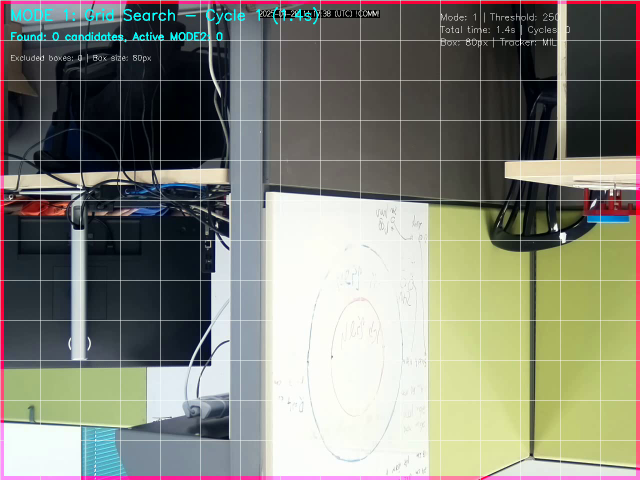
#> input picture frame 12 of led_tracking_parallel_1757329510.mp4, 1280 x 960 px, given in place of Flame_AI_test_video_2 - edit.mp4, which was not available (shown at 1/2 size)
$ jupyter execute --allow-errors 'Temporal flame - Tal edit_28_6.ipynb'   (text cells are left out)
#> lines starting #> are read from the running program, lines starting #| are printed output that depends on the picture; after the words box and inside, x2 and y2 are one past the last pixel; in counts of white or black regions, pixels touching at a corner belong together; pictures that were not available may be replaced by others from this repository, and a replacement may not be noted
[cell 1]
import cv2
import numpy as np
import cv2 as cv
import colorsys
import sys
import os
import imageio
import numpy as np
from PIL import Image
from lxml import etree
import pandas as pd
from skimage.filters import threshold_otsu
from skimage.morphology import closing, square
from skimage.measure import label, regionprops
#from utils.util_scripts import is_intersection
import logging

from matplotlib import pyplot as plt
from matplotlib.pyplot import figure


from keras.models import Sequential
from keras.layers import Dense, Dropout
from keras.callbacks import ReduceLROnPlateau, EarlyStopping
from scipy.spatial import distance

[cell 2]
###########BEST###################

# Initialize plot
plt.ion()
fig, ax = plt.subplots()
areas = []
line, = ax.plot([], [])

def merge_contours(contours, max_distance=70):
    merged_contours = []
    used = [False] * len(contours)

    def get_centroid(contour):
        M = cv2.moments(contour)
        if M['m00'] == 0:
            return None
        return (int(M['m10'] / M['m00']), int(M['m01'] / M['m00']))

    for i, c1 in enumerate(contours):
        if used[i]:
            continue
        merged = [c1]
        centroid1 = get_centroid(c1)
        if centroid1 is None:
            continue
        for j, c2 in enumerate(contours):
            if i != j and not used[j]:
                centroid2 = get_centroid(c2)
                if centroid2 is None:
                    continue
                dist = np.linalg.norm(np.array(centroid1) - np.array(centroid2))
                if dist < max_distance:  # Merge if within max_distance
                    merged.append(c2)
                    used[j] = True
        merged = np.vstack(merged)
        merged_contours.append(merged)
        used[i] = True

    return merged_contours

def extract_features(frame):
    img = frame[:, :, 1]
    img[0:40, :] = 0
    img[frame.shape[0] - 21:frame.shape[0] - 1, :] = 0
    img[:, 0:40] = 0
    img[:, frame.shape[1] - 21:frame.shape[1] - 1] = 0

    _, B2 = cv2.threshold(img, 60, 255, cv2.THRESH_BINARY)
    B2 = cv2.morphologyEx(B2, cv2.MORPH_CLOSE, np.ones((10, 10)))

    contours, _ = cv2.findContours(B2, cv2.RETR_EXTERNAL, cv2.CHAIN_APPROX_SIMPLE)

    # Merge contours that are close to each other
    contours = merge_contours(contours)

    features = {}
    for contour_id, c in enumerate(contours, start=1):
        if cv2.contourArea(c) > 100:
            rect = cv2.minAreaRect(c)
            center, size, angle = rect
            width, height = size
            area = width * height

            features[f'centerX_{contour_id}'] = center[0]
            features[f'centerY_{contour_id}'] = center[1]
            features[f'width_{contour_id}'] = width
            features[f'height_{contour_id}'] = height
            features[f'angle_{contour_id}'] = angle
            features[f'area_{contour_id}'] = area

    return features, B2, contours

def update_plot(frame_area):
    areas.append(frame_area)
    line.set_xdata(range(len(areas)))
    line.set_ydata(areas)
    ax.relim()
    ax.autoscale_view()
    fig.canvas.draw()
    fig.canvas.flush_events()

def process_video(video_path):
    cap = cv2.VideoCapture(video_path)
    all_features = []
    max_contours = 0
    contour_ids = {}

    while True:
        ret, frame = cap.read()
        if not ret:
            break

        frame_features, B2, contours = extract_features(frame)
        current_ids = {}

        for contour_id, c in enumerate(contours, start=1):
            rect = cv2.minAreaRect(c)
            center, size, angle = rect
            width, height = size
            area = width * height
            centroid = (int(center[0]), int(center[1]))

            # Match contours with existing IDs
            matched = False
            for existing_id, existing_centroid in contour_ids.items():
                if np.linalg.norm(np.array(existing_centroid) - np.array(centroid)) < 50:  # Distance threshold
                    current_ids[existing_id] = centroid
                    frame_features[f'centerX_{existing_id}'] = center[0]
                    frame_features[f'centerY_{existing_id}'] = center[1]
                    frame_features[f'width_{existing_id}'] = width
                    frame_features[f'height_{existing_id}'] = height
                    frame_features[f'angle_{existing_id}'] = angle
                    frame_features[f'area_{existing_id}'] = area
                    matched = True
                    break

            if not matched:
                new_id = max(contour_ids.keys(), default=0) + 1
                current_ids[new_id] = centroid
                frame_features[f'centerX_{new_id}'] = center[0]
                frame_features[f'centerY_{new_id}'] = center[1]
                frame_features[f'width_{new_id}'] = width
                frame_features[f'height_{new_id}'] = height
                frame_features[f'angle_{new_id}'] = angle
                frame_features[f'area_{new_id}'] = area

        contour_ids = current_ids
        max_contours = max(max_contours, len(contours))
        all_features.append(frame_features)

        # Draw the contours
        for contour_id in contour_ids.keys():
            center_x = frame_features.get(f'centerX_{contour_id}')
            center_y = frame_features.get(f'centerY_{contour_id}')
            width = frame_features.get(f'width_{contour_id}')
            height = frame_features.get(f'height_{contour_id}')
            angle = frame_features.get(f'angle_{contour_id}')

            if center_x is not None and center_y is not None and width is not None and height is not None and angle is not None:
                box = cv2.boxPoints(((center_x, center_y), (width, height), angle))
                box = np.intp(box)
                frame = cv2.drawContours(frame, [box], 0, (255, 0, 0), 2)

        # Show the frame with bounding boxes
        cv2.imshow("preview", frame)
        if len(frame_features) > 0:
            total_area = sum((frame_features.get(f'width_{i+1}', 0) or 0) * (frame_features.get(f'height_{i+1}', 0) or 0)for i in range(max_contours))
            update_plot(total_area)

        k = cv2.waitKey(30) & 0xFF
        if k == 27:
            break

    cap.release()
    cv2.destroyAllWindows()

    # Ensure all possible contour columns are present in every frame
    for frame in all_features:
        for contour_id in range(1, max_contours + 1):
            for feature in ['centerX', 'centerY', 'width', 'height', 'angle', 'area']:
                frame.setdefault(f'{feature}_{contour_id}', None)

    return all_features
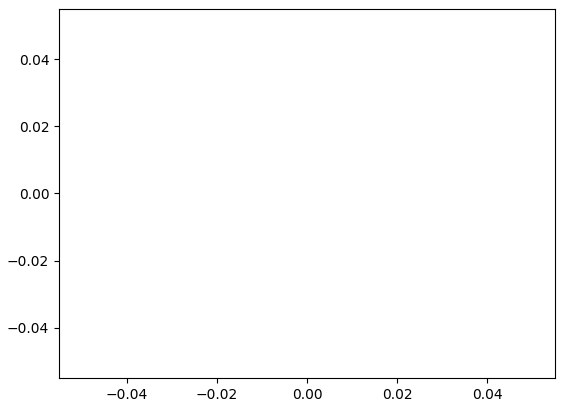
#> figure drawn by matplotlib, 1 panel

[cell 3]
# Process the video and get the feature vectors
movie_path = r"C:\Users\thaim\OneDrive\Desktop\Tal_Projects\Gas_detector\General_Codes\Gas_Detector_5_24\Flame_train_AI\Flame_AI_test_video_2 - edit.mp4"
features = process_video(movie_path)
#> in process_video, frame is the input picture: shape (960, 1280, 3); mean B, G, R 119.3, 130.6, 129.5
#> in extract_features, `img = frame[:, :, 1]`:
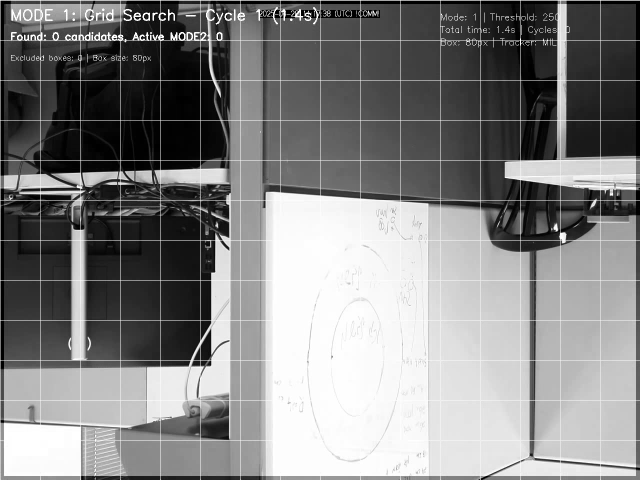
#> img: shape (960, 1280) (shown at 1/2 size); min 0, max 255, mean 130.6
#> in extract_features, `img[:, frame.shape[1] - 21:frame.shape[1] - 1] = 0`:
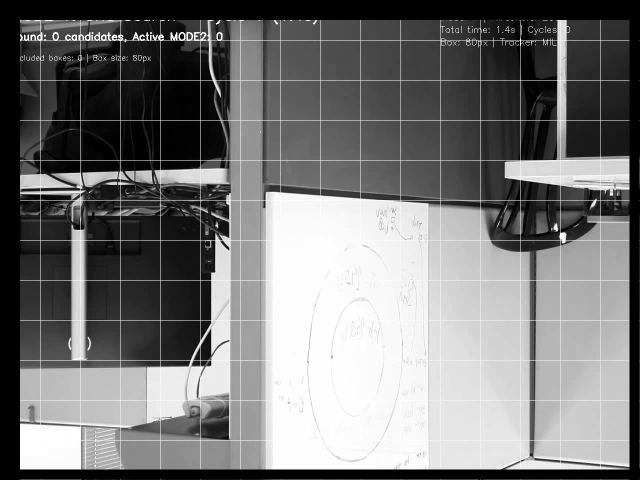
#> img: shape (960, 1280) (shown at 1/2 size); min 0, max 255, mean 119.2
#> in extract_features, `_, B2 = cv2.threshold(img, 60, 255, cv2.THRESH_BINARY)`:
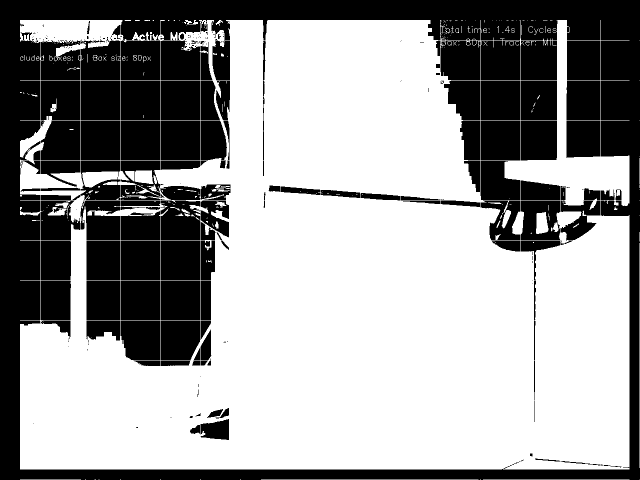
#> B2: shape (960, 1280) (shown at 1/2 size); 61.5% white; 287 black regions (155 under 20 px), largest, box (x1, y1, x2, y2) and area: (0, 0, 1280, 960) 184729, (161, 161, 240, 240) 6241, (321, 161, 400, 240) 6241
#> in extract_features, `B2 = cv2.morphologyEx(B2, cv2.MORPH_CLOSE, np.ones((10, 10)))`:
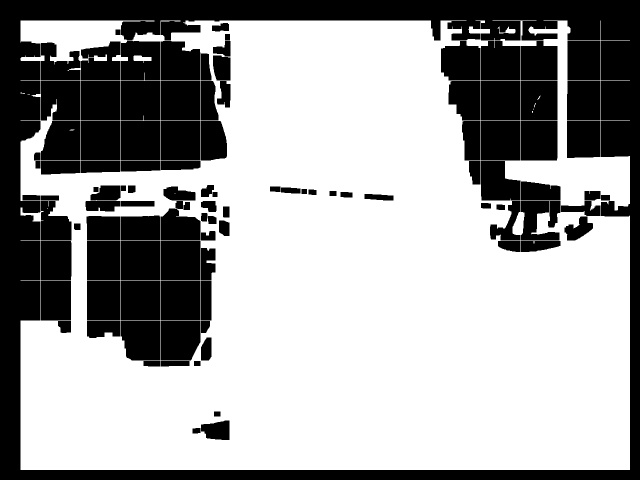
#> B2: shape (960, 1280) (shown at 1/2 size); 63.8% white; 107 black regions
#> in extract_features, `contours, _ = cv2.findContours(B2, cv2.RETR_EXTERNAL, cv2.CHAIN_APPROX..`: contours = 4 contours, 2 with area under 20; largest, box (x1, y1, x2, y2) and area: (41, 41, 1260, 940) 1045113, (995, 53, 1031, 67) 163
#> in merge_contours, `used = [False] * len(contours)`: used = [False, False, False, False]
#> the loop in merge_contours, `for i, c1 in enumerate(contours):` made 4 passes
#> centroid1 on passes 2 to 4: (44, 185), (1018, 61), (647, 502)
#> after the loop in merge_contours, `for i, c1 in enumerate(contours):`: merged_contours = 3 contours, 1 with area under 20; largest, box (x1, y1, x2, y2) and area: (41, 41, 1260, 940) 1045113, (995, 53, 1031, 67) 163; used = [False, True, True, True]
#> in extract_features, `contours = merge_contours(contours)`: contours has the same summary as merged_contours in merge_contours
#> the loop in extract_features, `for contour_id, c in enumerate(contours, start=1):` made 3 passes
#> (center, angle, width, height, area) on passes 2 to 3: ((1012.5, 59.5), -90, 13, 35, 455), ((650, 490), -90, 898, 1218, 1093764)
#> after the loop in extract_features, `for contour_id, c in enumerate(contours, start=1):`: features = 12 items
#> in process_video, `frame_features, B2, contours = extract_features(frame)`: contours has the same summary as merged_contours in merge_contours
#> in process_video, `frame_features, B2, contours = extract_features(frame)`:
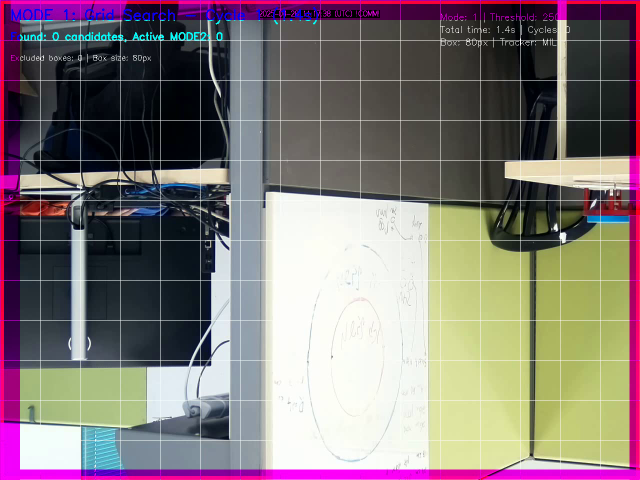
#> frame: shape (960, 1280, 3) (shown at 1/2 size); 9.65% of pixels changed, all inside (x1, y1, x2, y2) = (0, 0, 1280, 960)
#> the loop in process_video, `for contour_id, c in enumerate(contours, start=1):` made 3 passes
#> (center, angle, width, height, area, centroid) on pass 2: ((1012.5, 59.5), -90, 13, 35, 455, (1012, 59))
#> (angle, width, height, area, centroid) on pass 3: (-90, 898, 1218, 1093764, (650, 490))
#> after the loop in process_video, `for contour_id, c in enumerate(contours, start=1):`: current_ids = {1: (650, 490)}; frame_features = 18 items
#> in process_video, `contour_ids = current_ids`: contour_ids = {1: (650, 490)}
#> in process_video, `max_contours = max(max_contours, len(contours))`: max_contours = 3
#> the loop in process_video, `for contour_id in contour_ids.keys():` made 1 pass
#> (center_x, center_y, width, height, angle, box) on pass 1: (650, 490, 898, 1218, -90, [[1259, 939], [41, 939], [41, 41], [1259, 41]])
#> pass 1, in process_video, `frame = cv2.drawContours(frame, [box], 0, (255, 0, 0), 2)`:
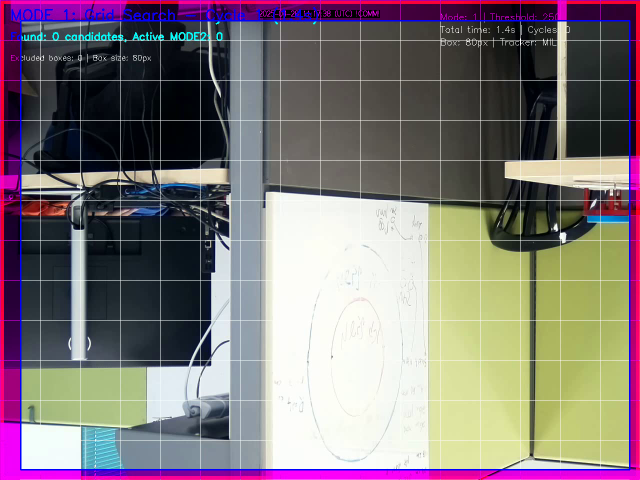
#> frame: shape (960, 1280, 3) (shown at 1/2 size); 1.03% of pixels changed, all inside (x1, y1, x2, y2) = (40, 40, 1261, 941)
#> in process_video, `total_area = sum((frame_features.get(f'width_{i+1}', 0) or 0) * (frame..`: total_area = 2187983
#> (key Esc is pressed here)
#> the loop in process_video, `for frame in all_features:` made 1 pass
#> features = 1 item

# Convert the flattened features to a DataFrame
df = pd.DataFrame(features)
#> df = table of 1 rows and 18 columns

# Save the DataFrame to a CSV file for later use
df.to_csv("fire_detection_features_corrected.csv", index=False)

$ run again, starting later in the video
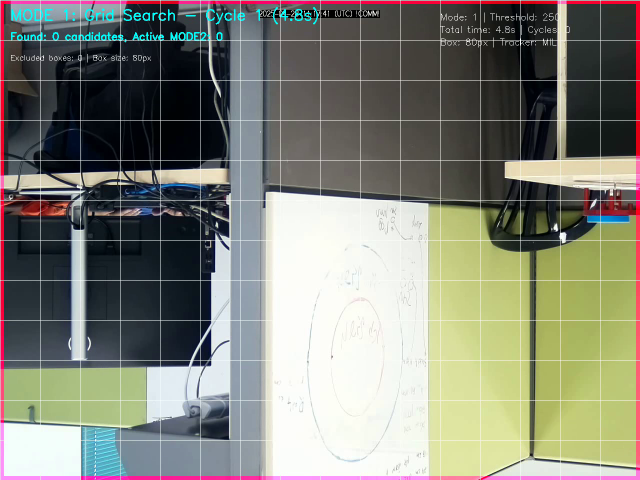
#> input picture frame 56 of led_tracking_parallel_1757329510.mp4, 1280 x 960 px, given in place of Flame_AI_test_video_2 - edit.mp4, which was not available (shown at 1/2 size)
#> in process_video, frame is the input picture: shape (960, 1280, 3); mean B, G, R 119.5, 130.7, 129.4
#> in extract_features, `_, B2 = cv2.threshold(img, 60, 255, cv2.THRESH_BINARY)`:
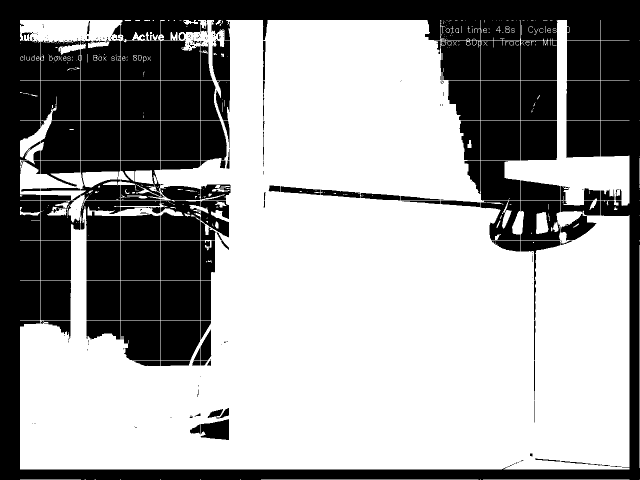
#> B2: shape (960, 1280) (shown at 1/2 size); 61.5% white; 286 black regions (152 under 20 px), largest, box (x1, y1, x2, y2) and area: (0, 0, 1280, 960) 184807, (161, 161, 240, 240) 6241, (321, 161, 400, 240) 6241
#> in extract_features, `B2 = cv2.morphologyEx(B2, cv2.MORPH_CLOSE, np.ones((10, 10)))`:
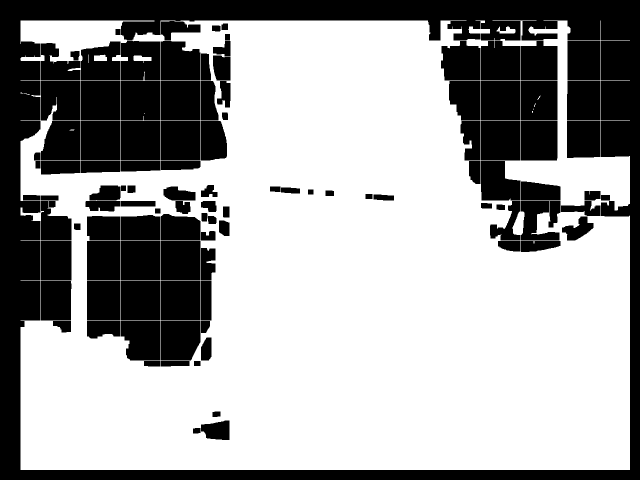
#> B2: shape (960, 1280) (shown at 1/2 size); 63.8% white; 109 black regions
#> in extract_features, `contours, _ = cv2.findContours(B2, cv2.RETR_EXTERNAL, cv2.CHAIN_APPROX..`: contours = 4 contours, 2 with area under 20; largest, box (x1, y1, x2, y2) and area: (41, 41, 1260, 940) 1046795, (993, 53, 1031, 67) 255
#> in merge_contours, `used = [False] * len(contours)`: used = [False, False, False, False]
#> the loop in merge_contours, `for i, c1 in enumerate(contours):` made 4 passes
#> centroid1 on passes 3 to 4: (1014, 61), (646, 502)
#> after the loop in merge_contours, `for i, c1 in enumerate(contours):`: merged_contours = 3 contours, 1 with area under 20; largest, box (x1, y1, x2, y2) and area: (41, 41, 1260, 940) 1046795, (993, 53, 1031, 67) 255; used = [True, True, True, True]
#> in extract_features, `contours = merge_contours(contours)`: contours has the same summary as merged_contours in merge_contours
#> the loop in extract_features, `for contour_id, c in enumerate(contours, start=1):` made 3 passes
#> (center, angle, width, height, area) on passes 2 to 3: ((1011.5, 59.5), -90, 13, 37, 481), ((650, 490), -90, 898, 1218, 1093764)
#> after the loop in extract_features, `for contour_id, c in enumerate(contours, start=1):`: features = 12 items
#> in process_video, `frame_features, B2, contours = extract_features(frame)`: contours has the same summary as merged_contours in merge_contours
#> the loop in process_video, `for contour_id, c in enumerate(contours, start=1):` made 3 passes
#> (center, angle, width, height, area, centroid) on passes 1 to 2: ((50, 187), -79.38, 1.35, 18.43, 24.91, (50, 186)), ((1011.5, 59.5), -90, 13, 37, 481, (1011, 59))
#> after the loop in process_video, `for contour_id, c in enumerate(contours, start=1):`: current_ids = {1: (650, 490)}; frame_features = 18 items
#> contour_ids = {1: (650, 490)}
#> max_contours = 3
#> the loop in process_video, `for contour_id in contour_ids.keys():` made 1 pass
#> (center_x, center_y, width, height, angle, box) on pass 1: (650, 490, 898, 1218, -90, [[1259, 939], [41, 939], [41, 41], [1259, 41]])
#> total_area = 2188009
#> the loop in process_video, `for frame in all_features:` made 1 pass
#> `features = process_video(movie_path)`: features = 1 item
#> df = table of 1 rows and 18 columns

$ run again, starting later in the video
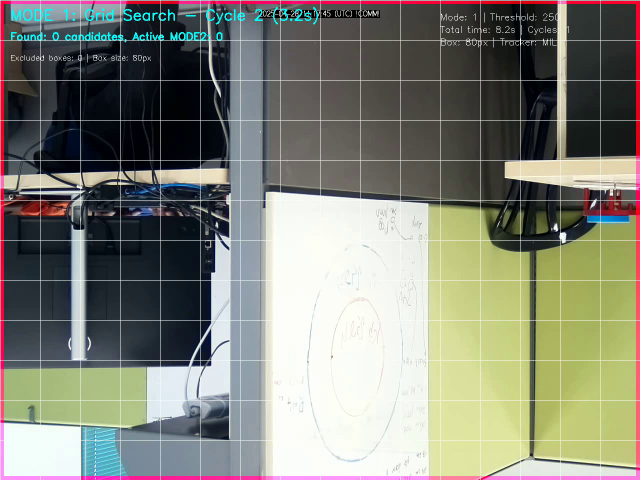
#> input picture frame 100 of led_tracking_parallel_1757329510.mp4, 1280 x 960 px, given in place of Flame_AI_test_video_2 - edit.mp4, which was not available (shown at 1/2 size)
#> in process_video, frame is the input picture: shape (960, 1280, 3); mean B, G, R 119.4, 130.6, 129.4
#> in extract_features, `_, B2 = cv2.threshold(img, 60, 255, cv2.THRESH_BINARY)`:
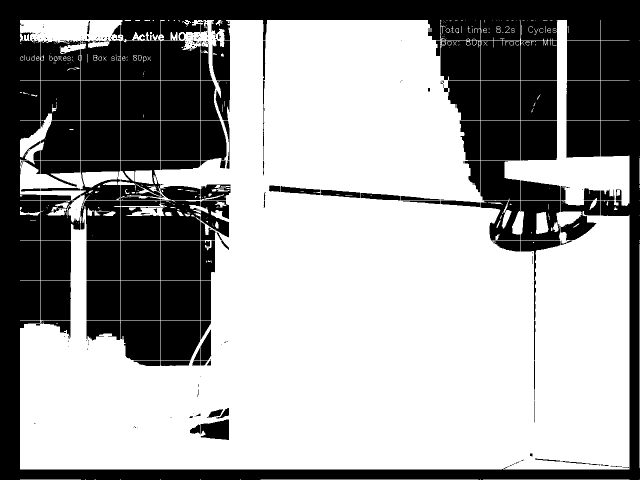
#> B2: shape (960, 1280) (shown at 1/2 size); 61.5% white; 286 black regions (152 under 20 px), largest, box (x1, y1, x2, y2) and area: (0, 0, 1280, 960) 184301, (161, 161, 240, 240) 6241, (321, 161, 400, 240) 6241
#> in extract_features, `B2 = cv2.morphologyEx(B2, cv2.MORPH_CLOSE, np.ones((10, 10)))`:
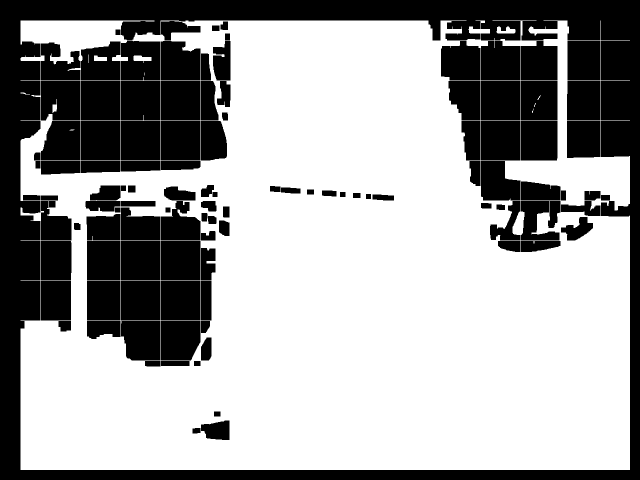
#> B2: shape (960, 1280) (shown at 1/2 size); 63.7% white; 111 black regions
#> in extract_features, `contours, _ = cv2.findContours(B2, cv2.RETR_EXTERNAL, cv2.CHAIN_APPROX..`: contours = 3 contours, 1 with area under 20; largest, box (x1, y1, x2, y2) and area: (41, 41, 1260, 940) 1046678, (993, 53, 1031, 67) 307
#> in merge_contours, `used = [False] * len(contours)`: used = [False, False, False]
#> the loop in merge_contours, `for i, c1 in enumerate(contours):` made 3 passes
#> centroid1 on passes 2 to 3: (1011, 61), (646, 502)
#> after the loop in merge_contours, `for i, c1 in enumerate(contours):`: merged_contours has the same summary as contours in extract_features; used = [True, True, True]
#> the loop in extract_features, `for contour_id, c in enumerate(contours, start=1):` made 3 passes
#> (center, angle, width, height, area) on passes 2 to 3: ((1011.5, 59.5), -90, 13, 37, 481), ((650, 490), -90, 898, 1218, 1093764)
#> after the loop in extract_features, `for contour_id, c in enumerate(contours, start=1):`: features = 12 items
#> the loop in process_video, `for contour_id, c in enumerate(contours, start=1):` made 3 passes
#> (center, angle, width, height, area, centroid) on passes 1 to 2: ((50.06, 186.7), -77.47, 2.49, 18.44, 46, (50, 186)), ((1011.5, 59.5), -90, 13, 37, 481, (1011, 59))
#> after the loop in process_video, `for contour_id, c in enumerate(contours, start=1):`: current_ids = {1: (650, 490)}; frame_features = 18 items
#> contour_ids = {1: (650, 490)}
#> max_contours = 3
#> the loop in process_video, `for contour_id in contour_ids.keys():` made 1 pass
#> (center_x, center_y, width, height, angle, box) on pass 1: (650, 490, 898, 1218, -90, [[1259, 939], [41, 939], [41, 41], [1259, 41]])
#> total_area = 2188009
#> the loop in process_video, `for frame in all_features:` made 1 pass
#> `features = process_video(movie_path)`: features = 1 item
#> df = table of 1 rows and 18 columns
